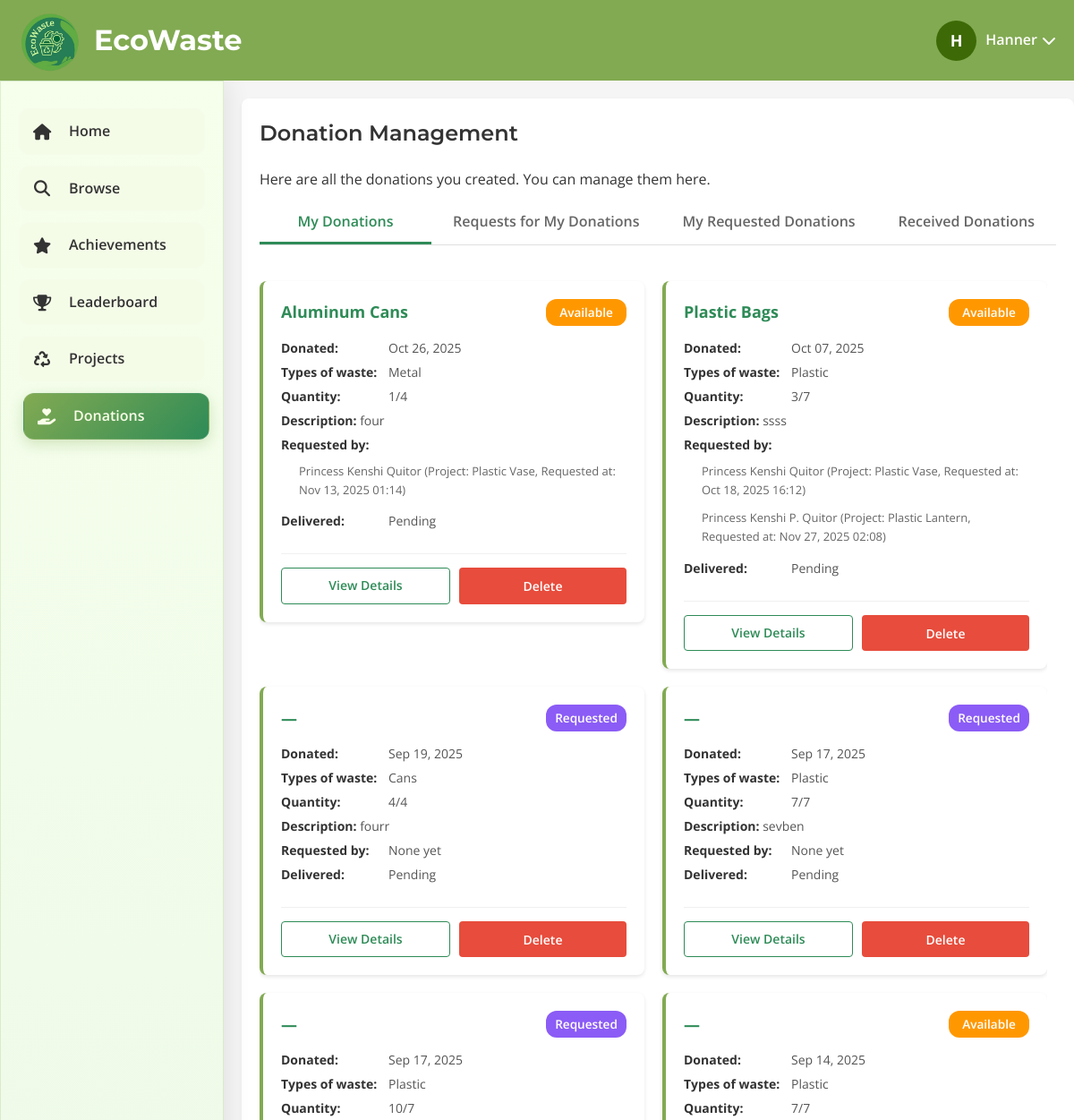
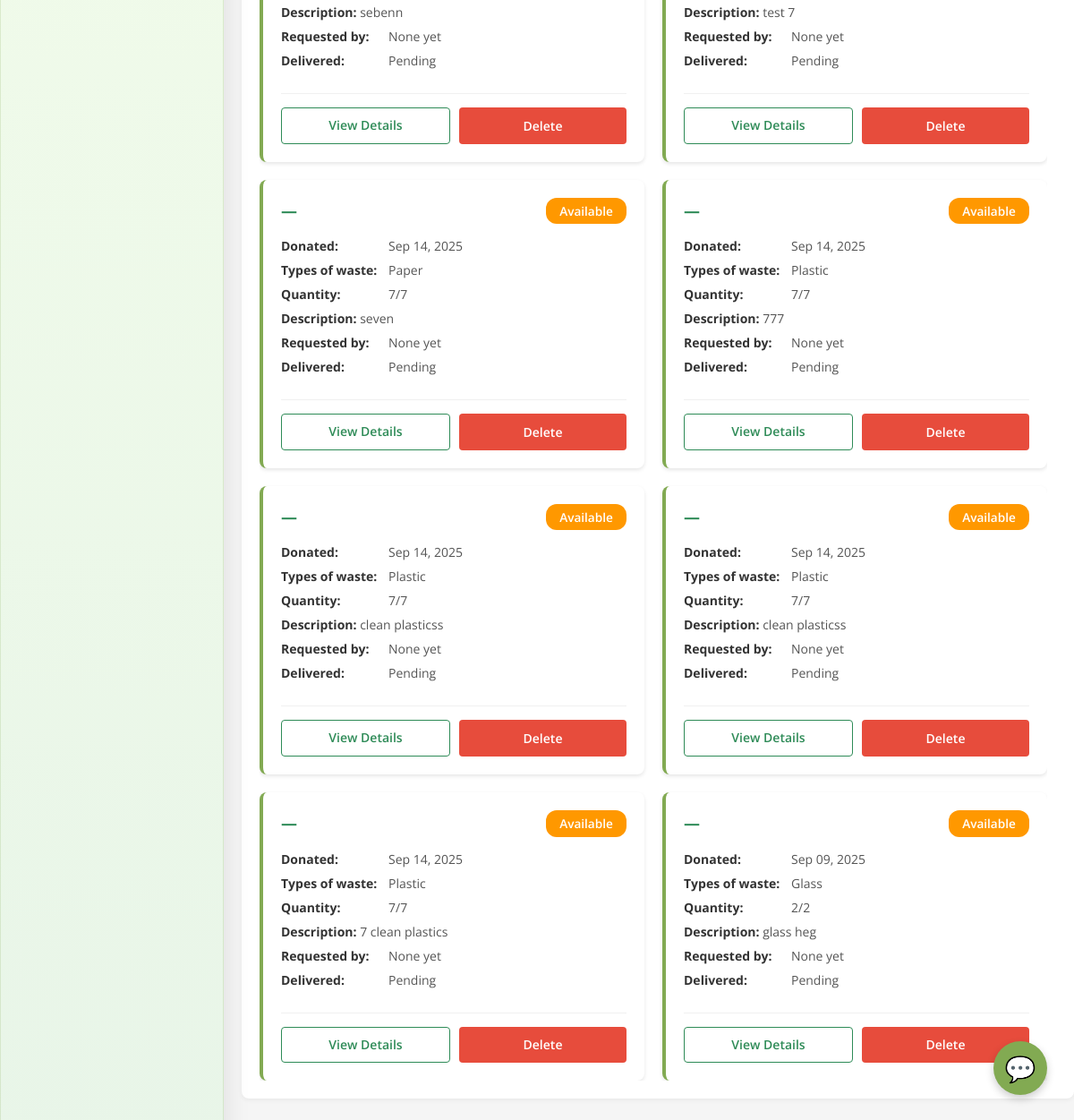
The app's page /donations.php (signed in) with its own data (2 pictures, top to bottom).
### tables this page shows
CREATE TABLE `donations` (
  `donation_id` int(11) NOT NULL,
  `donor_id` int(11) NOT NULL,
  `item_name` varchar(255) NOT NULL,
  `category` varchar(100) DEFAULT NULL,
  `subcategory` varchar(255) DEFAULT NULL,
  `quantity` int(11) NOT NULL,
  `total_quantity` int(11) NOT NULL,
  `status` varchar(50) DEFAULT 'Available',
  `donated_at` datetime DEFAULT current_timestamp(),
  `claimed_by_name` varchar(255) DEFAULT NULL,
  `project_name` varchar(255) DEFAULT NULL,
  `delivered_at` datetime DEFAULT NULL,
  `requested_by` int(11) DEFAULT NULL,
  `requested_at` datetime DEFAULT NULL,
  `receiver_id` int(11) DEFAULT NULL,
  `received_at` datetime DEFAULT NULL,
  `donor_name` varchar(255) DEFAULT NULL,
  `image_path` varchar(255) DEFAULT NULL,
  `description` text DEFAULT NULL
);

### donations.php (the view, shortened to what this page needs)
<?php
$conn = getDBConnection();
$user_id = $_SESSION['user_id'];
$myDonations = [];
$stmt = $conn->prepare("
    SELECT
        donation_id,
        status,
        quantity,
        total_quantity,
        donated_at,
        delivered_at,
        description,
        category,
        subcategory
    FROM donations
    WHERE donor_id = ?
    ORDER BY donated_at DESC
");
$stmt->bind_param("i", $user_id);
$stmt->execute();
$result = $stmt->get_result();
while ($row = $result->fetch_assoc()) {
    if (empty($row['subcategory'])) $row['subcategory'] = '—';
    $myDonations[] = $row;
}
$donationRequestsMap = [];
$stmt = $conn->prepare("
    SELECT dr.donation_id,
           CONCAT(u.first_name, ' ', u.last_name) AS claimer_name,
           p.project_name,
           dr.requested_at
    FROM donation_requests dr
    JOIN users u ON dr.user_id = u.user_id
    LEFT JOIN projects p ON dr.project_id = p.project_id
    WHERE dr.donation_id IN (
        SELECT donation_id FROM donations WHERE donor_id = ?
    )
    ORDER BY dr.requested_at ASC
");
$stmt->bind_param("i", $user_id);
$stmt->execute();
$result = $stmt->get_result();
while ($row = $result->fetch_assoc()) {
    $donationRequestsMap[$row['donation_id']][] = $row;
}
?>
<!DOCTYPE html>
<html lang="en">
<head>
    <link rel="stylesheet" href="assets/css/donations.css">
    <link rel="stylesheet" href="https://cdnjs.cloudflare.com/ajax/libs/font-awesome/6.4.0/css/all.min.css">
</head>
<body>
    <header>
        <div class="logo-container">
            <div class="logo">
                <img src="assets/img/ecowaste_logo.png" alt="EcoWaste Logo">
            </div>
            <h1>EcoWaste</h1>
        </div>
        <div class="user-profile" id="userProfile">
            <div class="profile-pic">
                <?= strtoupper(substr(htmlspecialchars($_SESSION['first_name'] ?? 'User'), 0, 1)) ?>
            </div>
            <span class="profile-name"><?= htmlspecialchars($_SESSION['first_name'] ?? 'User') ?></span>
            <i class="fas fa-chevron-down dropdown-arrow"></i>
        </div>
    </header>
    <div class="container">
        <aside class="sidebar">
            <nav>
                <ul>
                    <li><a href="homepage.php"><i class="fas fa-home"></i>Home</a></li>
                    <li><a href="browse.php"><i class="fas fa-search"></i>Browse</a></li>
                    <li><a href="achievements.php"><i class="fas fa-star"></i>Achievements</a></li>
                    <li><a href="leaderboard.php"><i class="fas fa-trophy"></i>Leaderboard</a></li>
                    <li><a href="projects.php"><i class="fas fa-recycle"></i>Projects</a></li>
                    <li><a href="donations.php" class="active"><i class="fas fa-hand-holding-heart"></i>Donations</a></li>
                </ul>
            </nav>
        </aside>
        <main class="main-content">
            <div class="donations-container">
                <div class="page-header">
                    <h2 class="page-title">Donation Management</h2>
                </div>
                <p class="page-description" id="tab-description">
                    Here are all the donations you created. You can manage them here.
                </p>
                <div class="tabs-container">
                    <div class="tabs">
                        <button class="tab-btn tab-btn-active" onclick="showTab('my-donations', this)">My Donations</button>
                        <button class="tab-btn" onclick="showTab('requests-for-me', this)">Requests for My Donations</button>
                        <button class="tab-btn" onclick="showTab('my-requests', this)">My Requested Donations</button>
                        <button class="tab-btn" onclick="showTab('received-donations', this)">Received Donations</button>
                    </div>
                </div>
                <div class="tab-content-wrapper">
                    <div id="my-donations" class="tab-content tab-active">
                        <div class="donations-grid">
                            <?php if (!empty($myDonations)): ?>
                                <?php foreach ($myDonations as $d): ?>
                                    <div class="donation-card">
                                        <div class="donation-header">
                                            <span class="donation-title"><?= htmlspecialchars($d['subcategory']) ?></span>
                                            <span class="donation-status
                                                <?= strtolower($d['status']) == 'pending' ? 'status-pending' :
                                                (strtolower($d['status']) == 'completed' ? 'status-completed' :
                                                (strtolower($d['status']) == 'requested' ? 'status-requested' : 'status-pending')) ?>">
                                                <?= htmlspecialchars($d['status']) ?>
                                            </span>
                                        </div>
                                        <div class="donation-details">
                                            <p class="donation-detail"><strong>Donated:</strong>
                                                <?= $d['donated_at'] ? date("M d, Y", strtotime($d['donated_at'])) : '—' ?>
                                            </p>
                                            <p class="donation-detail"><strong>Types of waste:</strong>
                                                <?= htmlspecialchars($d['category'] ?? '—') ?>
                                            </p>
                                            <p class="donation-detail"><strong>Quantity:</strong>
                                                <?= $d['quantity'] ?>/<?= $d['total_quantity'] ?>
                                            </p>
                                            <p class="donation-detail description"><strong>Description:</strong>
                                                <?= htmlspecialchars($d['description'] ?? '—') ?>
                                            </p>
                                            <?php if (!empty($donationRequestsMap[$d['donation_id']])): ?>
                                                <p class="donation-detail"><strong>Requested by:</strong></p>
                                                <ul class="donation-requests-list">
                                                    <?php foreach ($donationRequestsMap[$d['donation_id']] as $req): ?>
                                                        <li>
                                                            <?= htmlspecialchars($req['claimer_name']) ?>
                                                            (Project: <?= htmlspecialchars($req['project_name'] ?? '—') ?>,
                                                            Requested at: <?= date("M d, Y H:i", strtotime($req['requested_at'])) ?>)
                                                        </li>
                                                    <?php endforeach; ?>
                                                </ul>
                                            <?php else: ?>
                                                <p class="donation-detail"><strong>Requested by:</strong> None yet</p>
                                            <?php endif; ?>
                                            <p class="donation-detail"><strong>Delivered:</strong>
                                                <?= $d['delivered_at'] ? date("M d, Y", strtotime($d['delivered_at'])) : 'Pending' ?>
                                            </p>
                                        </div>
                                        <div class="card-actions">
                                            <a href="#" class="view-details" data-id="<?= $d['donation_id'] ?>">View Details</a>
                                            <button class="delete-btn" data-id="<?= $d['donation_id'] ?>">Delete</button>
                                        </div>
                                    </div>
                                <?php endforeach; ?>
                            <?php endif; ?>
                        </div>
                    </div>
                </div>
            </div>
        </main>
    </div>
    <div class="feedback-btn" id="feedbackBtn">💬</div>
</body>
</html>

### records on screen
donations: subcategory "Aluminum Cans", status "Available", donated_at "Oct 26, 2025", category "Metal", quantity "1", total_quantity "4", description "four", claimer_name "Princess Kenshi Quitor", project_name "Plastic Vase", requested_at "Nov 13, 2025 01:14", shows "Pending"
donations: subcategory "Plastic Bags", status "Available", donated_at "Oct 07, 2025", category "Plastic", quantity "3", total_quantity "7", description "ssss", claimer_name "Princess Kenshi Quitor", project_name "Plastic Vase", requested_at "Oct 18, 2025 16:12", claimer_name "Princess Kenshi P. Quitor", project_name "Plastic Lantern", requested_at "Nov 27, 2025 02:08", shows "Pending"
donations: subcategory "—", status "Requested", donated_at "Sep 19, 2025", category "Cans", quantity "4", total_quantity "4", description "fourr", shows "Requested by:", shows "Pending"
donations: subcategory "—", status "Requested", donated_at "Sep 17, 2025", category "Plastic", quantity "7", total_quantity "7", description "sevben", shows "Requested by:", shows "Pending"
donations: subcategory "—", status "Requested", donated_at "Sep 17, 2025", category "Plastic", quantity "10", total_quantity "7", description "sebenn", shows "Requested by:", shows "Pending"
donations: subcategory "—", status "Available", donated_at "Sep 14, 2025", category "Plastic", quantity "7", total_quantity "7", description "test 7", shows "Requested by:", shows "Pending"
donations: subcategory "—", status "Available", donated_at "Sep 14, 2025", category "Paper", quantity "7", total_quantity "7", description "seven", shows "Requested by:", shows "Pending"
donations: subcategory "—", status "Available", donated_at "Sep 14, 2025", category "Plastic", quantity "7", total_quantity "7", description "777", shows "Requested by:", shows "Pending"
donations: subcategory "—", status "Available", donated_at "Sep 14, 2025", category "Plastic", quantity "7", total_quantity "7", description "clean plasticss", shows "Requested by:", shows "Pending"
donations: subcategory "—", status "Available", donated_at "Sep 14, 2025", category "Plastic", quantity "7", total_quantity "7", description "clean plasticss", shows "Requested by:", shows "Pending"
donations: subcategory "—", status "Available", donated_at "Sep 14, 2025", category "Plastic", quantity "7", total_quantity "7", description "7 clean plastics", shows "Requested by:", shows "Pending"
donations: subcategory "—", status "Available", donated_at "Sep 09, 2025", category "Glass", quantity "2", total_quantity "2", description "glass heg", shows "Requested by:", shows "Pending"

### other values on screen
substr(htmlspecialchars($_SESSION['first_name'] ?? 'User'), 0, 1) "H"
$_SESSION['first_name'] "Hanner"
